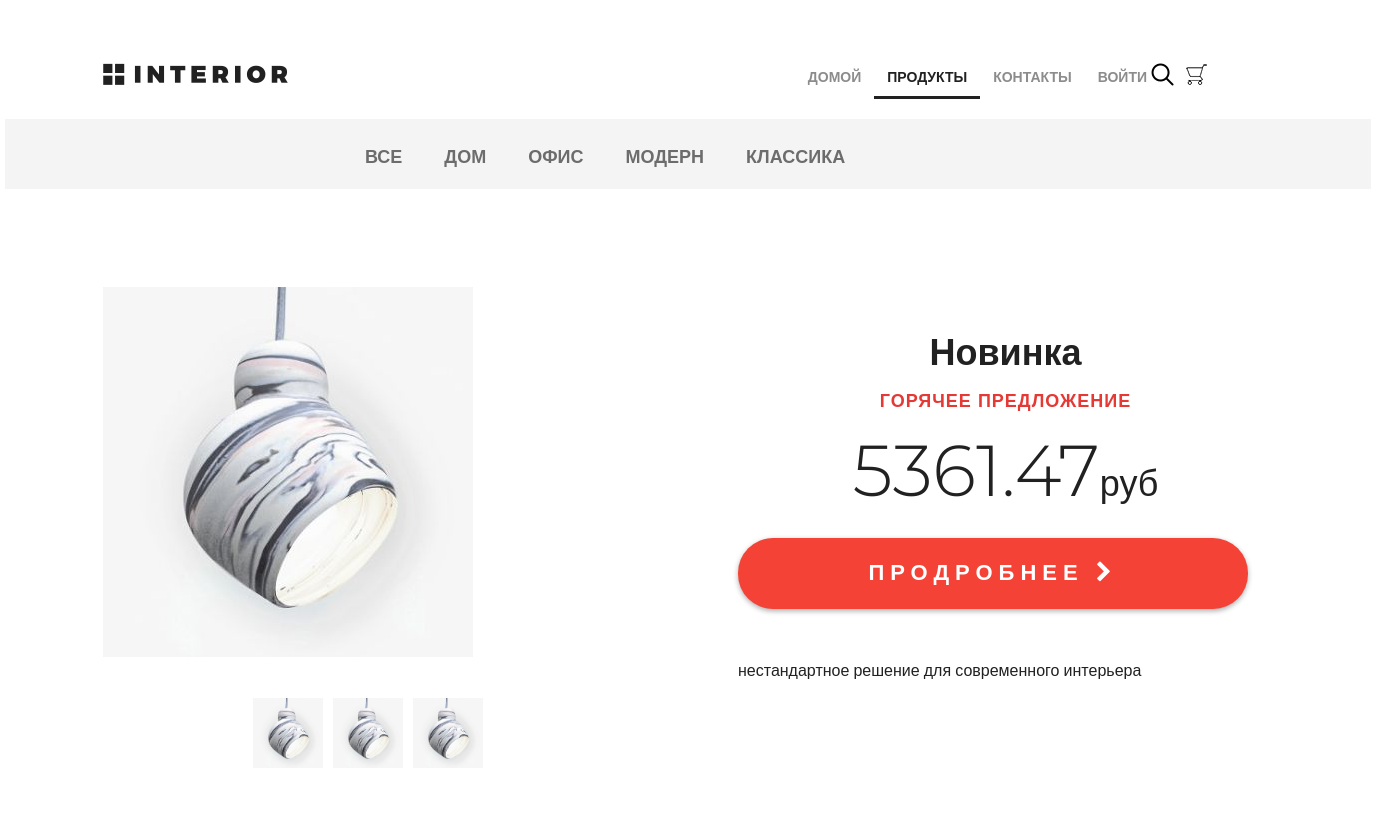
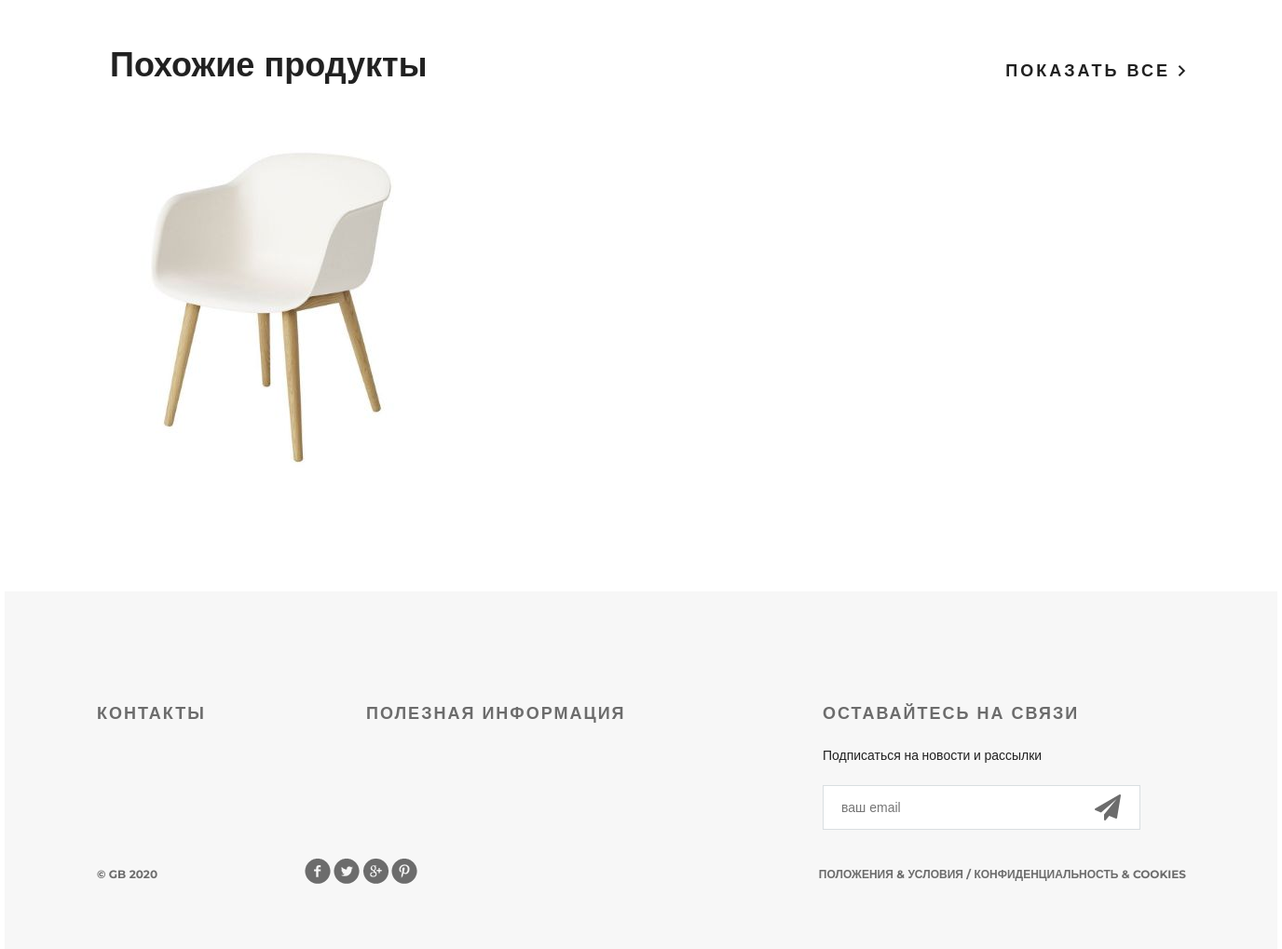
Screenshot of /products/ with the database file from the repository (2 pictures, top to bottom).
### mainapp/models.py (models this page shows, shortened)
class ProductCategory(models.Model):
    name = models.CharField(max_length=64, unique=True, verbose_name='категория')
    description = models.CharField(max_length=128, blank=True, verbose_name='описание')
    is_active = models.BooleanField(default=True, verbose_name='активна')
    class Meta:
        verbose_name = 'категория'
        verbose_name_plural = 'категории'

class Product(models.Model):
    category = models.ForeignKey(ProductCategory, on_delete=models.CASCADE)
    name = models.CharField(max_length=128, verbose_name='имя продукта')
    image = models.ImageField(upload_to='products_images', blank=True)
    short_desc = models.CharField(max_length=128, blank=True, verbose_name='краткое описание продукта')
    description = models.TextField(blank=True, verbose_name='описание продукта')
    price = models.DecimalField(max_digits=8, decimal_places=2, default=0, verbose_name='цена продукта')
    quantity = models.PositiveIntegerField(default=0, verbose_name='количество на складе')
    class Meta:
        verbose_name = 'продукт'
        verbose_name_plural = 'продукты'

### mainapp/views.py (the view, shortened to what this page needs)
# urls.py: path('products/', include('mainapp.urls', namespace='products')),
def products(request, pk=None):
    title = 'продукты'
    category_menu = ProductCategory.objects.all()
    basket = get_basket(request.user)
    hot_product = get_hot_product()
    sample_products = get_sample_products(hot_product)
    context = {
        'title': title,
        'category_menu': category_menu,
        'hot_product': hot_product,
        'sample_products': sample_products,
        'basket': get_basket(request.user)
    }
    return render(request, 'mainapp/products.html', context)

### mainapp/views.py (called while the page is built)
def get_basket(user):
    if user.is_authenticated:
        basket = Basket.objects.filter(user=user)
    else:
        basket = []
    return basket

def get_hot_product():
    products = Product.objects.all()
    return random.sample(list(products), 1)[0]

def get_sample_products(hot_product):
    sample_products = Product.objects.filter(category=hot_product.category).exclude(pk=hot_product.pk)[:3]
    return sample_products

### mainapp/templates/mainapp/products.html (shortened to what this page needs)
{% extends 'mainapp/base.html' %}
{% load static %}
{% block menu %}
	<div class="hero-white">
		<div class="header clearfix">
			<a href="{% url 'main' %}" class="logo"></a>
			{% include 'mainapp/includes/inc_main_menu.html' %}
		</div>
	</div>
{% endblock %}
{% block content %}
	<div class="details">
		<div class="links clearfix">
			{% include 'mainapp/includes/inc_categories_menu.html' %}
		</div>
		<div class="details-products">
			<div class="details-slider">
				<div class="slider-product">
					<a href="{% url 'products:product' hot_product.pk %}"><img src="/media/{{ hot_product.image }}"></a>
				</div>
				<div class="slider-control">
					<div class="block">
						<a href="{% url 'products:product' hot_product.pk %}"><img src="/media/{{ hot_product.image }}" alt="">
						</a>
					</div>
					<div class="block">
						<a href="{% url 'products:product' hot_product.pk %}"><img src="/media/{{ hot_product.image }}" alt="">
						</a>
					</div>
					<div class="block">
						<a href="{% url 'products:product' hot_product.pk %}"><img src="/media/{{ hot_product.image }}" alt=""></a>
					</div>
				</div>
			</div>
			<div class="description">
				<h3 class="big-bold">{{ hot_product.name|title}}</h3>
				<h3 class="red">горячее предложение</h3>
				<p class="price">{{ hot_product.price }}<span>руб</span></p>
				<a href="{% url 'products:product' hot_product.pk %}" class="red-button">
					продробнее <i class="fa fa-chevron-right" aria-hidden="true"></i>
				</a>
				<div class="description-text">
					{{ hot_product.description }}
				</div>
			</div>
		</div>
		<div class="related">
			<div class="title clearfix">
				<h2>Похожие продукты</h2>
				<a class="explore" href="#">показать все <img src="/static/img/arrow.png" alt=""></a>
			</div>
			<div class="related-products clearfix">
				{% for product in sample_products %}
				<div class="block">
					<a href="{% url 'products:product' product.pk %}"><img src="/media/{{ product.image }}" alt="">
					</a>
				</div>
				{% endfor %}
			</div>
		</div>
	</div>
	<div class="clr"></div>
{% endblock %}

### mainapp/templates/mainapp/includes/inc_categories_menu.html (shortened to what this page needs)
    <ul class="links-menu">
        <li>
            <a href="{% url 'products:category' 0 %}"
                class="">
                все
            </a>
        </li>
        {% for item in category_menu %}
        <li>
            <a href="{% url 'products:category' item.pk %}"
               class="">
                {{ item.name }}
            </a>
        </li>
        {% endfor %}
    </ul>

### static/css/style.css (style rules this page uses)
* { margin: 0; padding: 0; }
body { font-family: 'Montserrat', sans-serif; }
html, body { height: 100%; }
.slider-control .block a img { width: 70px; }
.clr { height: 384px; }
.logo { background-image: url(/static/img/logo.png); margin-top: 63px; width: 185px; height: 22px; float: left; }
.clearfix:after { content: ""; display: block; clear: both; }
.explore { text-transform: uppercase; color: #212121; font-size: 18px; font-weight: 700; line-height: 24px; text-align: center; float: right; margin-top: 138px; letter-spacing: 3px; text-decoration: none; }
.big-bold { color: #212121; font-size: 36px; font-weight: 700; text-align: left; margin-bottom: 24px; line-height: 36px; }
.title { height: 152px; margin-right: 15px; }
.title h2 { float: left; margin-top: 118px; color: #212121; font-size: 36px; font-weight: 700; text-align: left; margin-left: 15px; }
.red { text-transform: uppercase; color: #e53935; font-size: 18px; font-weight: 700; text-align: left; letter-spacing: 1px; line-height: 17px; margin-bottom: 22px; }
.hero-white { background-color: #fff; height: 119px; padding-left: 98px; padding-right: 211px; position: relative; }
.links { height: 70px; background-color: #f4f4f4; position: relative; padding-left: 360px; }
.links-menu { margin: 27px auto 0px; position: absolute; }
.links-menu li { float: left; list-style-type: none; padding-right: 42px; }
.links-menu li a { text-decoration: none; color: #6c6c6c; font-size: 18px; font-weight: 700; text-transform: uppercase; }
.details-products { padding-left: 98px; padding-right: 98px; margin-top: 98px; height: 551px; }
.details-slider { width: 570px; float: left; margin-right: 30px; }
.slider-product { width: 570px; height: 400px; }
.slider-control { width: 420px; height: 70px; margin: 11px auto 0px; padding-left: 150px }
.slider-control .block { height: 70px; width: 70px; position: relative; float: left; margin-right: 10px; }
.description { width: 535px; float: right; padding-left: 35px }
.description .big-bold { color: #212121; font-size: 36px; font-weight: 700; text-align: center; margin-top: 47px; margin-bottom: 0px; }
.description .red { text-transform: uppercase; color: #e53935; font-size: 18px; font-weight: 700; text-align: center; letter-spacing: 1px; line-height: 17px; margin-top: 23px; margin-bottom: 36px; }
.description .price { color: #212121; font-size: 72px; font-weight: 300; line-height: 48px; text-align: center; }
.description .price span { color: #212121; font-size: 36px; font-weight: 300; line-height: 48px; text-align: center; }
.red-button { display: block; height: 71px; width: 510px; border-radius: 35px; background-color: #f44336; text-align: center; text-transform: uppercase; text-decoration: none; color: #ffffff; font-size: 22px; font-weight: 700; line-height: 24px; box-shadow: 0px 2px 4.85px 0.15px rgba(33, 33, 33, 0.35); line-height: 70px; letter-spacing: 6px; margin-top: 31px; }
.description-text { margin-top: 50px; color: #212121; font-size: 16px; font-weight: 300; line-height: 24px; text-align: left; }
.related { padding: 0px 98px; }
.related .title { height: 143px; margin-right: 0; }
.related .title h2 { margin-top: 45px; }
.related .title .explore { margin-top: 62px; }
.related-products { margin-bottom: 120px; }
.related-products .block a img { float: left; }
.related-products .block { float: left; margin-right: 30px; display: block; height: 370px; width: 370px; position: relative; }

### rows the page displays
ProductCategory: name "ДОМ"
ProductCategory: name "ОФИС"
ProductCategory: name "МОДЕРН"
ProductCategory: name "КЛАССИКА"
Product: image (picture), name "Новинка", price "5361.47", description "нестандартное решение для современного интерьера"
Product: image (picture)
